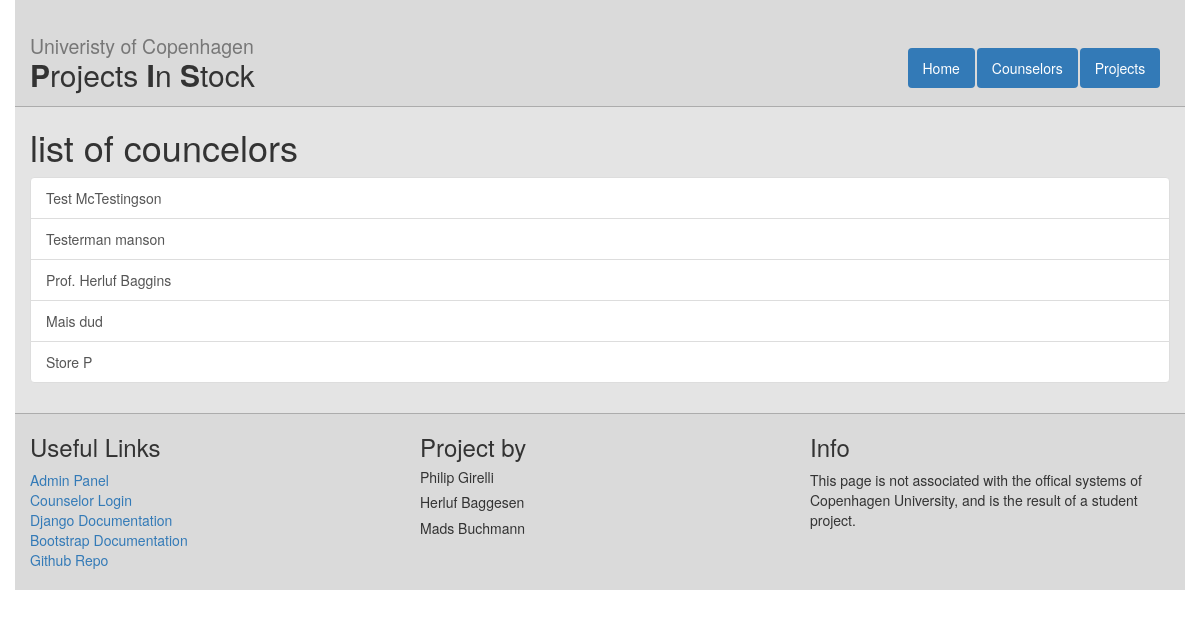
/counselors, run on the app's committed database.
### web/models.py (models this page shows, shortened)
class Counselor(models.Model):
    readonly_fields=('account_id',)
    name = models.CharField(max_length=255)
    email = models.EmailField()
    study_area = models.CharField(max_length=255)
    office = models.CharField(max_length=255)
    projects = models.ManyToManyField(Project)
    account_id = models.IntegerField(default=-1)

### web/views.py (the view)
# urls.py: url(r'^counselors$', views.counselor_list, name="counselor_list"),
def counselor_list(request):
    cs = Counselor.objects.all()
    context = {
        "counselors": cs
    }
    return render(request, 'web/counselor_list.html', context)

### web/templates/web/counselor_list.html
{%extends "web/master.html" %}
{% block content%}
<h1>list of councelors</h1>
  <div class="list-group">
  {% for c in counselors %}
    <a class="list-group-item" href="{% url 'counselor_detail' c.id %}">{{ c.name }}</a>
  {% endfor %}
</div>
{% endblock %}

### web/static/web/style.css (style rules this page uses)
html, body { height : 100%; }

### data on the page
Counselor: name "Test McTestingson"
Counselor: name "Testerman manson"
Counselor: name "Prof. Herluf Baggins"
Counselor: name "Mais dud"
Counselor: name "Store P"
